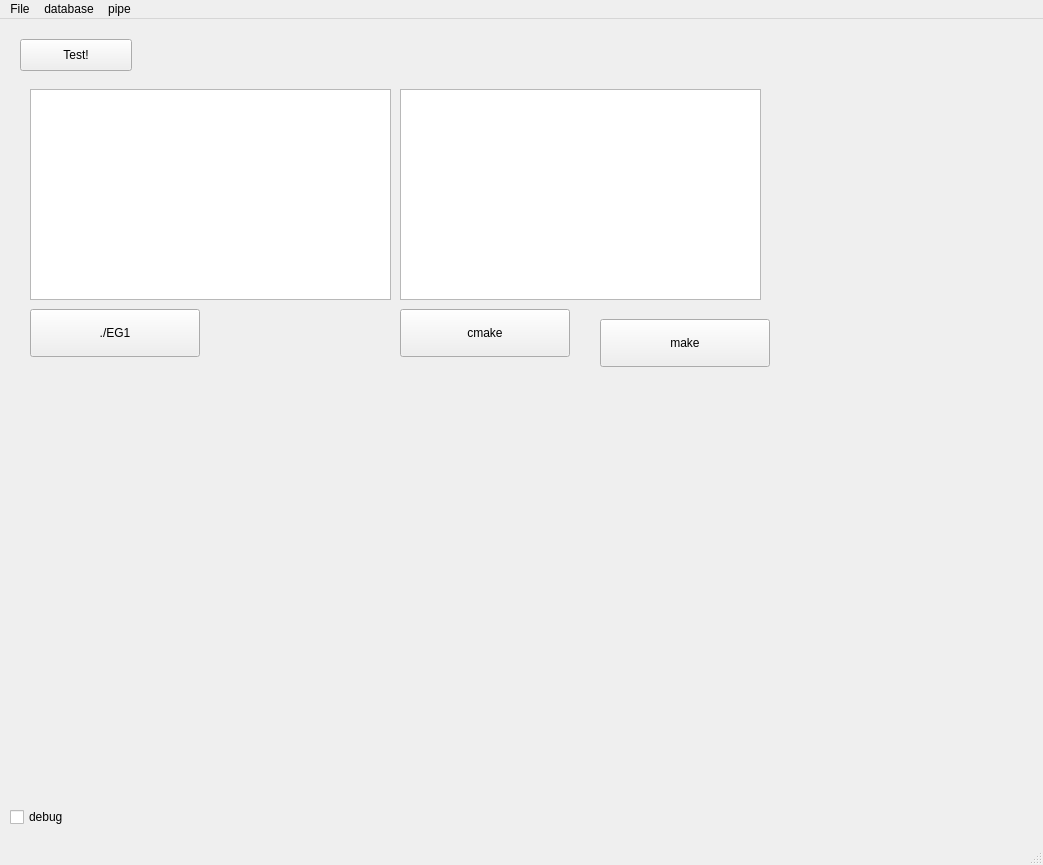
<?xml version="1.0" encoding="UTF-8"?>
<ui version="4.0">
 <class>MainWindow</class>
 <widget class="QMainWindow" name="MainWindow">
  <property name="geometry">
   <rect>
    <x>0</x>
    <y>0</y>
    <width>1043</width>
    <height>865</height>
   </rect>
  </property>
  <property name="windowTitle">
   <string>RTPreempt(alpha)</string>
  </property>
  <widget class="QWidget" name="centralwidget">
   <widget class="QCheckBox" name="checkBox_debug">
    <property name="geometry">
     <rect>
      <x>10</x>
      <y>790</y>
      <width>81</width>
      <height>16</height>
     </rect>
    </property>
    <property name="text">
     <string>debug</string>
    </property>
   </widget>
   <widget class="QPushButton" name="btn_test">
    <property name="geometry">
     <rect>
      <x>20</x>
      <y>20</y>
      <width>112</width>
      <height>32</height>
     </rect>
    </property>
    <property name="text">
     <string>Test!</string>
    </property>
   </widget>
   <widget class="QPushButton" name="btn_eg1">
    <property name="geometry">
     <rect>
      <x>30</x>
      <y>290</y>
      <width>170</width>
      <height>48</height>
     </rect>
    </property>
    <property name="text">
     <string>./EG1</string>
    </property>
   </widget>
   <widget class="QPushButton" name="btn_cmake">
    <property name="geometry">
     <rect>
      <x>400</x>
      <y>290</y>
      <width>170</width>
      <height>48</height>
     </rect>
    </property>
    <property name="text">
     <string>cmake</string>
    </property>
   </widget>
   <widget class="QPushButton" name="btn_make">
    <property name="geometry">
     <rect>
      <x>600</x>
      <y>300</y>
      <width>170</width>
      <height>48</height>
     </rect>
    </property>
    <property name="text">
     <string>make</string>
    </property>
   </widget>
   <widget class="QTreeView" name="eg1_sample_cfg_treeview">
    <property name="geometry">
     <rect>
      <x>30</x>
      <y>70</y>
      <width>361</width>
      <height>211</height>
     </rect>
    </property>
   </widget>
   <widget class="QTreeView" name="eg1_exp_cfg_treeview">
    <property name="geometry">
     <rect>
      <x>400</x>
      <y>70</y>
      <width>361</width>
      <height>211</height>
     </rect>
    </property>
   </widget>
  </widget>
  <widget class="QMenuBar" name="menubar">
   <property name="geometry">
    <rect>
     <x>0</x>
     <y>0</y>
     <width>1043</width>
     <height>22</height>
    </rect>
   </property>
   <widget class="QMenu" name="menuFile">
    <property name="title">
     <string>File</string>
    </property>
   </widget>
   <widget class="QMenu" name="menudatabase">
    <property name="title">
     <string>database</string>
    </property>
   </widget>
   <widget class="QMenu" name="menupipe">
    <property name="title">
     <string>pipe</string>
    </property>
   </widget>
   <addaction name="menuFile"/>
   <addaction name="menudatabase"/>
   <addaction name="menupipe"/>
  </widget>
  <widget class="QStatusBar" name="statusbar"/>
 </widget>
 <resources/>
 <connections/>
</ui>
